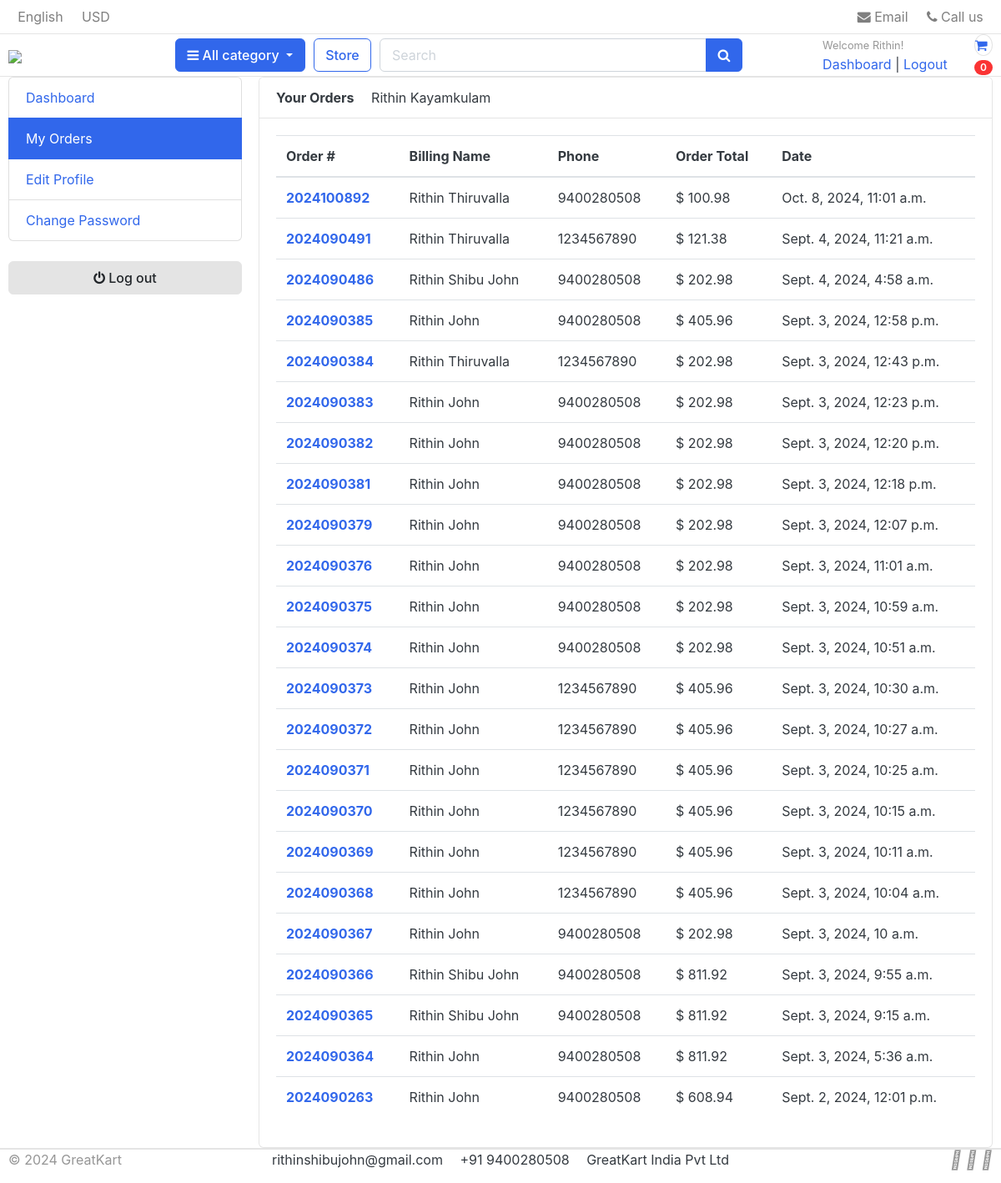
The app's page /accounts/my_orders/ (signed in) with its own data.
### accounts/models.py (models this page shows, shortened)
class Account(AbstractBaseUser):
    first_name = models.CharField(max_length=50)
    last_name = models.CharField(max_length=50)
    username = models.CharField(max_length= 50, unique=True)
    email = models.EmailField(max_length=100, unique=True)
    phone_number = models.CharField(max_length=50)
    date_joined = models.DateTimeField(auto_now_add=True)
    last_login = models.DateTimeField(auto_now_add=True)
    is_admin = models.BooleanField(default=False)
    is_staff = models.BooleanField(default=False)
    is_active = models.BooleanField(default=False)
    is_superadmin = models.BooleanField(default=False)
    USERNAME_FIELD = 'email'
    REQUIRED_FIELDS = ['username','first_name','last_name']
    objects = MyAccountManager()
    def full_name(self):
        return f'{self.first_name} {self.last_name}'

### orders/models.py (models this page shows, shortened)
class Order(models.Model):
    STATUS = (
        ('New', 'New'),
        ('Accepted', 'Accepted'),
        ('Completed', 'Completed'),
        ('Cancelled', 'Cancelled'),
    )
    user = models.ForeignKey(Account, on_delete=models.SET_NULL, null=True)
    payment = models.ForeignKey(Payment, on_delete=models.SET_NULL, blank=True, null=True)
    order_number = models.CharField(max_length=20)
    first_name = models.CharField(max_length=50)
    last_name = models.CharField(max_length=50)
    phone = models.CharField(max_length=15)
    email = models.EmailField(max_length=50)
    address_line_1 = models.CharField(max_length=50)
    address_line_2 = models.CharField(max_length=50, blank=True)
    country = models.CharField(max_length=50)
    state = models.CharField(max_length=50)
    city = models.CharField(max_length=50)
    order_note = models.CharField(max_length=100, blank=True)
    order_total = models.FloatField()
    tax = models.FloatField()
    status = models.CharField(max_length=10, choices=STATUS, blank=True)
    ip = models.CharField(blank=True, max_length=20)
    is_ordered = models.BooleanField(default=False)
    created_at = models.DateTimeField(auto_now_add=True)
    updated_at = models.DateTimeField(auto_now=True)
    def full_name(self):
        return f'{self.first_name} {self.last_name}'

### accounts/views.py (the view)
# urls.py: path('my_orders/', views.my_orders, name='my_orders'),
@login_required(login_url='login')
def my_orders(request):
    orders = Order.objects.filter(user=request.user, is_ordered=True).order_by('-created_at')
    context = {
        'orders':orders,
    }
    return render(request, 'accounts/my_orders.html',context)

### carts/context_processor.py (called while the page is built)
def counter(request):
    cart_count = 0
    if 'admin' in request.path:
        return {}
    else:
        try:
            cart = Cart.objects.filter(cart_id=_cart_id(request))
            if request.user.is_authenticated:
                cart_items = CartItem.objects.all().filter(user=request.user)
            else:
                cart_items = CartItem.objects.all().filter(cart=cart[:1])
            for cart_item in cart_items:
                cart_count +=  cart_item.quantity
        except Cart.DoesNotExist:
            cart_count = 0
    return dict(cart_count=cart_count)

### carts/views.py (called while the page is built)
def _cart_id(request):
    cart = request.session.session_key
    if not cart:
        cart = request.session.create()
    return cart

### category/context_processors.py (called while the page is built)
def menu_links(request):
    links = Category.objects.all()
    return dict(links=links)

### category/models.py (called while the page is built)
    def get_url(self):
        return reverse('products_by_category', args=[self.slug])

### templates/accounts/my_orders.html (shortened to what this page needs)
{% extends 'base.html' %}
{% load static %}
{% block content %}
<section class="section-conten padding-y bg">
    <div class="container">
        <div class="row">
        {% include 'includes/dashboard_sidebar.html' %}
        <main class="col-md-9">
            <article class="card">
            <header class="card-header">
                <strong class="d-inline-block mr-3">Your Orders</strong>
                <span>{{user.full_name}}</span>
            </header>
            <div class="card-body">
                <div class="row">
                <div class="col-md-12">
                    <table class="table table-hover">
                        <thead>
                          <tr>
                            <th scope="col">Order #</th>
                            <th scope="col">Billing Name</th>
                            <th scope="col">Phone</th>
                            <th scope="col">Order Total</th>
                            <th scope="col">Date</th>
                          </tr>
                        </thead>
                        <tbody>
                            {% for order in orders %}
                          <tr>
                            <th scope="row"><a href="{% url 'order_detail' order.order_number %}">{{order.order_number}}</a></th>
                            <td>{{order.full_name}}</td>
                            <td>{{order.phone}}</td>
                            <td>$ {{order.order_total}}</td>
                            <td>{{order.created_at}}</td>
                          </tr>
                          {% endfor %}
                        </tbody>
                      </table>
                </div>
                </div>
            </div>
            </article>
        </main>
    </div>
    </div>
    </section>
{% endblock %}

### templates/includes/navbar.html (shortened to what this page needs)
{% load static %}
<header class="section-header">
    <nav class="navbar p-md-0 navbar-expand-sm navbar-light border-bottom">
    <div class="container">
      <div class="collapse navbar-collapse" id="navbarTop4">
        <ul class="navbar-nav mr-auto">
            <li class="nav-item dropdown">
                 <a href="#" class="nav-link">   English </a>
            </li>
            <li class="nav-item dropdown">
                <a href="#" class="nav-link"> USD </a>
            </li>
        </ul>
        <ul class="navbar-nav">
            <li><a href="#" class="nav-link"> <i class="fa fa-envelope"></i> Email </a></li>
            <li><a href="#" class="nav-link"> <i class="fa fa-phone"></i> Call us </a></li>
        </ul>
      </div>
    </div>
    </nav>
    <section class="header-main border-bottom">
        <div class="container">
    <div class="row align-items-center">
        <div class="col-lg-2 col-md-3 col-6">
            <a href="{% url 'home' %}" class="brand-wrap">
                <img class="logo" src="https://rithinshibujohn.github.io/greatkart/static/images/logo.png">
            </a>
        </div>
        <div class="col-lg col-sm col-md col-6 flex-grow-0">
            <div class="category-wrap dropdown d-inline-block float-right">
                <button type="button" class="btn btn-primary dropdown-toggle" data-toggle="dropdown">
                    <i class="fa fa-bars"></i> All category
                </button>
            </div>
        </div>
        <a href="{% url 'store' %}" class="btn btn-outline-primary">Store</a>
        <div class="col-lg  col-md-6 col-sm-12 col">
            <form action="{% url 'search'%}" class="search" method="GET">
                <div class="input-group w-100">
                    <input type="text" class="form-control" style="width:60%;" placeholder="Search" name="keyword">
                    <div class="input-group-append">
                      <button class="btn btn-primary" type="submit">
                        <i class="fa fa-search"></i>
                      </button>
                    </div>
                </div>
            </form>
        </div>
        <div class="col-lg-3 col-sm-6 col-8 order-2 order-lg-3">
                    <div class="d-flex justify-content-end mb-3 mb-lg-0">
                        {% if user.id is None %}
                        <div class="widget-header">
                            <small class="title text-muted">Welcome guest!</small>
                            <div>
                                <a href="{% url 'login' %}">Sign in</a> <span class="dark-transp"> | </span>
                                <a href="{% url 'register' %}"> Register</a>
                            </div>
                        </div>
                        {% else %}
                        <div class="widget-header">
                            <small class="title text-muted">Welcome {{ user.first_name }}!</small>
                            <div>
                                <a href="{% url 'dashboard' %}">Dashboard</a> <span class="dark-transp"> | </span>
                                <a href="{% url 'logout' %}"> Logout</a>
                            </div>
                        </div>
                        {% endif %}
                        <a href="{% url 'cart' %}" class="widget-header pl-3 ml-3">
                            <div class="icon icon-sm rounded-circle border"><i class="fa fa-shopping-cart"></i></div>
                            <span class="badge badge-pill badge-danger notify">{{cart_count}}</span>
                        </a>
                    </div>
                </div>
    </div>
        </div>
    </section>
    </header>

### records on screen
Account: first_name "Rithin", full_name "Rithin Kayamkulam"
Order: order_number "2024100892", full_name "Rithin Thiruvalla", phone "9400280508", order_total "100.98", created_at "Oct. 8, 2024, 11:01 a.m."
Order: order_number "2024090491", full_name "Rithin Thiruvalla", phone "1234567890", order_total "121.38", created_at "Sept. 4, 2024, 11:21 a.m."
Order: order_number "2024090486", full_name "Rithin Shibu John", phone "9400280508", order_total "202.98", created_at "Sept. 4, 2024, 4:58 a.m."
Order: order_number "2024090385", full_name "Rithin John", phone "9400280508", order_total "405.96", created_at "Sept. 3, 2024, 12:58 p.m."
Order: order_number "2024090384", full_name "Rithin Thiruvalla", phone "1234567890", order_total "202.98", created_at "Sept. 3, 2024, 12:43 p.m."
Order: order_number "2024090383", full_name "Rithin John", phone "9400280508", order_total "202.98", created_at "Sept. 3, 2024, 12:23 p.m."
Order: order_number "2024090382", full_name "Rithin John", phone "9400280508", order_total "202.98", created_at "Sept. 3, 2024, 12:20 p.m."
Order: order_number "2024090381", full_name "Rithin John", phone "9400280508", order_total "202.98", created_at "Sept. 3, 2024, 12:18 p.m."
Order: order_number "2024090379", full_name "Rithin John", phone "9400280508", order_total "202.98", created_at "Sept. 3, 2024, 12:07 p.m."
Order: order_number "2024090376", full_name "Rithin John", phone "9400280508", order_total "202.98", created_at "Sept. 3, 2024, 11:01 a.m."
Order: order_number "2024090375", full_name "Rithin John", phone "9400280508", order_total "202.98", created_at "Sept. 3, 2024, 10:59 a.m."
Order: order_number "2024090374", full_name "Rithin John", phone "9400280508", order_total "202.98", created_at "Sept. 3, 2024, 10:51 a.m."
Order: order_number "2024090373", full_name "Rithin John", phone "1234567890", order_total "405.96", created_at "Sept. 3, 2024, 10:30 a.m."
Order: order_number "2024090372", full_name "Rithin John", phone "1234567890", order_total "405.96", created_at "Sept. 3, 2024, 10:27 a.m."
Order: order_number "2024090371", full_name "Rithin John", phone "1234567890", order_total "405.96", created_at "Sept. 3, 2024, 10:25 a.m."
Order: order_number "2024090370", full_name "Rithin John", phone "1234567890", order_total "405.96", created_at "Sept. 3, 2024, 10:15 a.m."
Order: order_number "2024090369", full_name "Rithin John", phone "1234567890", order_total "405.96", created_at "Sept. 3, 2024, 10:11 a.m."
Order: order_number "2024090368", full_name "Rithin John", phone "1234567890", order_total "405.96", created_at "Sept. 3, 2024, 10:04 a.m."
Order: order_number "2024090367", full_name "Rithin John", phone "9400280508", order_total "202.98", created_at "Sept. 3, 2024, 10 a.m."
Order: order_number "2024090366", full_name "Rithin Shibu John", phone "9400280508", order_total "811.92", created_at "Sept. 3, 2024, 9:55 a.m."
Order: order_number "2024090365", full_name "Rithin Shibu John", phone "9400280508", order_total "811.92", created_at "Sept. 3, 2024, 9:15 a.m."
Order: order_number "2024090364", full_name "Rithin John", phone "9400280508", order_total "811.92", created_at "Sept. 3, 2024, 5:36 a.m."
Order: order_number "2024090263", full_name "Rithin John", phone "9400280508", order_total "608.94", created_at "Sept. 2, 2024, 12:01 p.m."

### other values on screen
{{ cart_count }} "0"
